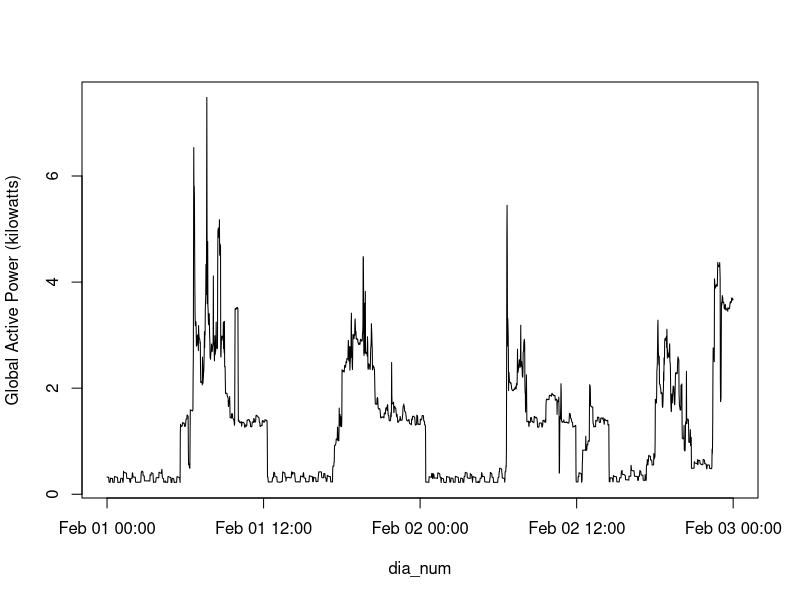

The R script that drew this image:

household_power_consumption = read.csv("household_power_consumption.csv")
dia_num =  paste(household_power_consumption$Date,household_power_consumption$Time)
dia_num = strptime(dia_num,format = "%Y-%m-%d  %H:%M:%S")

png("Plot2.png")
plot(dia_num,household_power_consumption$Global_active_power,type="l",ylab = "Global Active Power (kilowatts)")
dev.off()